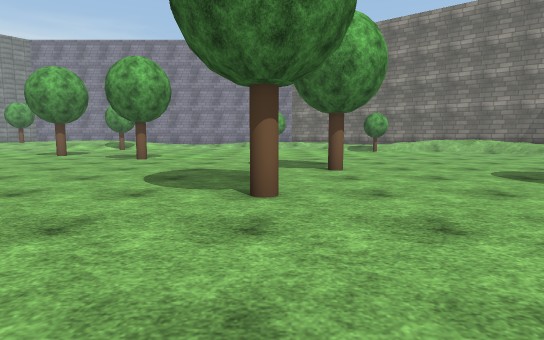
View 1 (above)

22 first-person views from a walk through a scene from a Unity 3-D project. The camera is 1.2 m above the floor, tilts 6° down and sees 80° across. The floor is counted in squares, 2 m on a side. Each view is taken from the middle of a square. On the plan, view 1 faces up. The plan holds only what a view shows up to about 10 squares ahead; the rest is blank. Some trees and plants on the terrain are drawn as simple stand-ins. The player is left out. Surface patterns are stand-ins for the level's own textures.

View 2
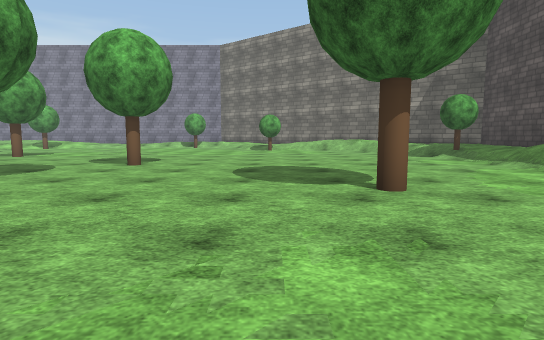

View 3
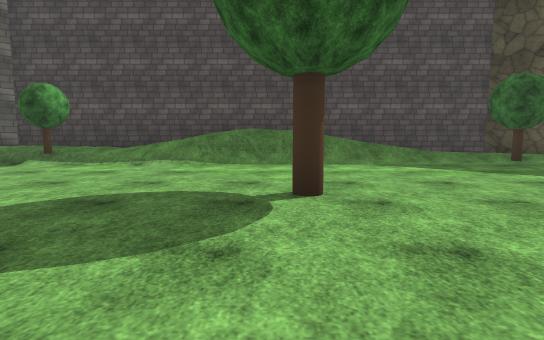

View 4
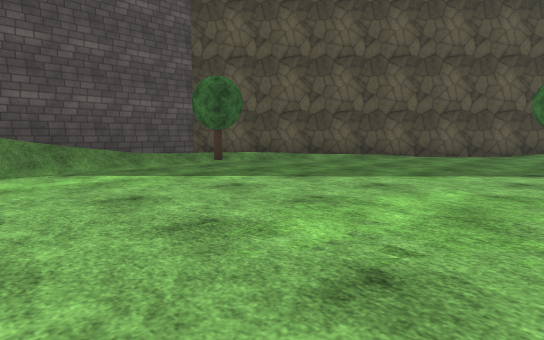

View 5
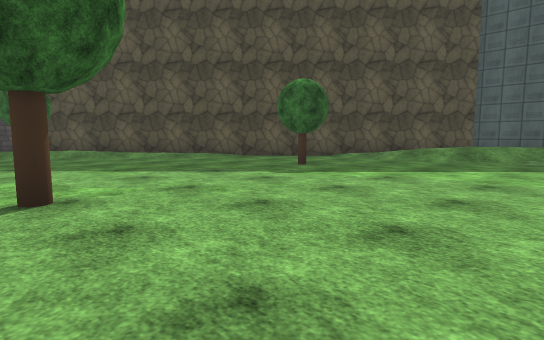

View 6
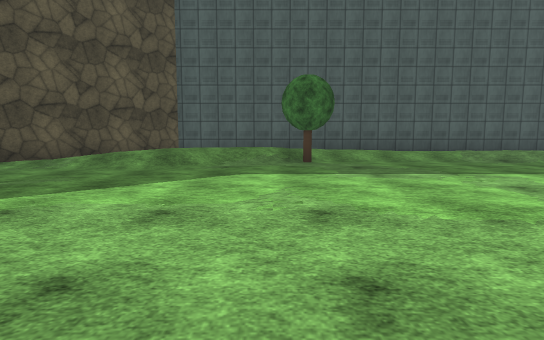

View 7
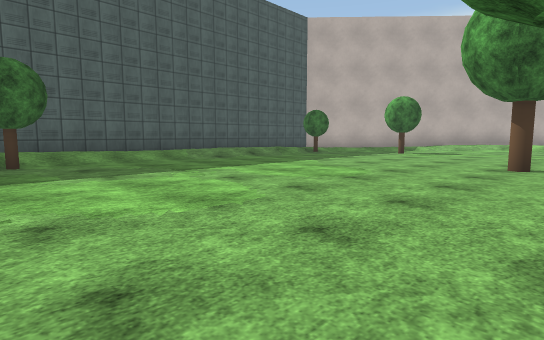

View 8
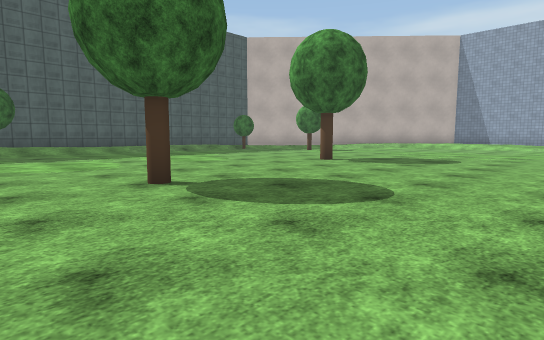

View 9
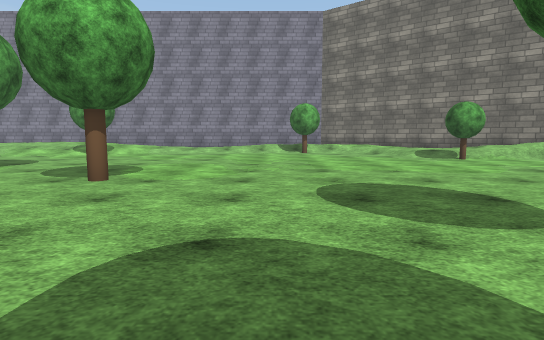

View 10
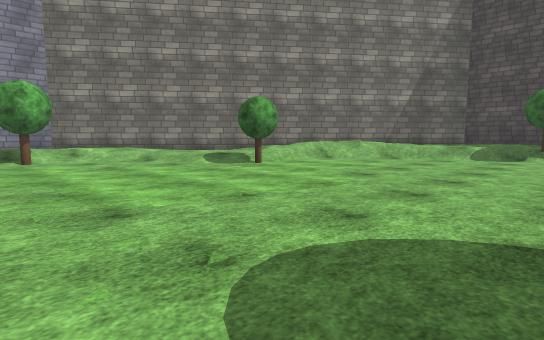

View 11
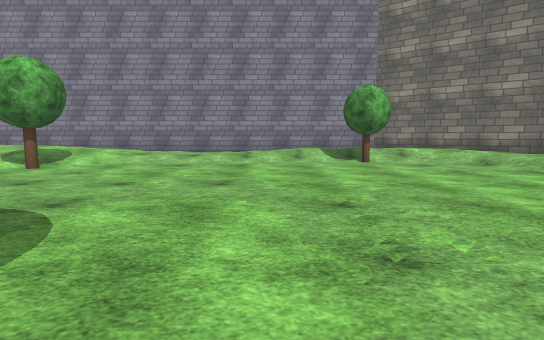

View 12
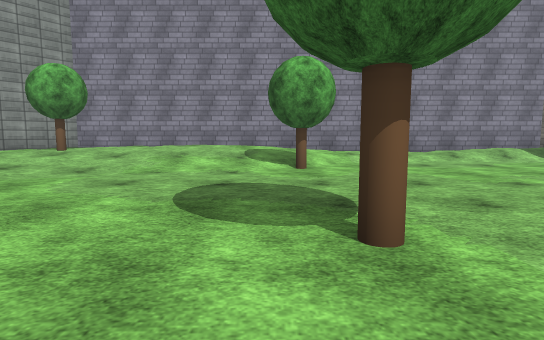

View 13
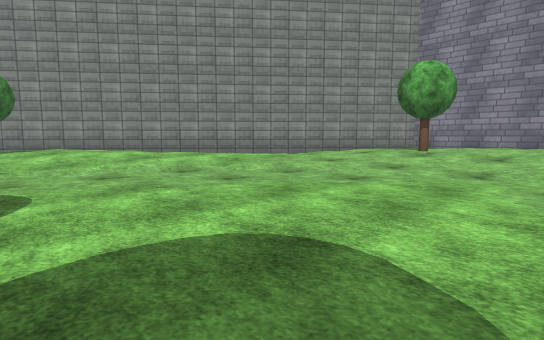

View 14
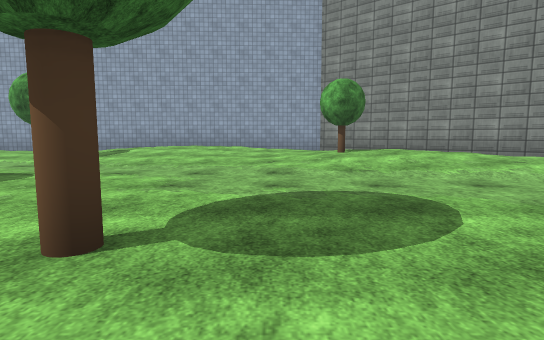

View 15
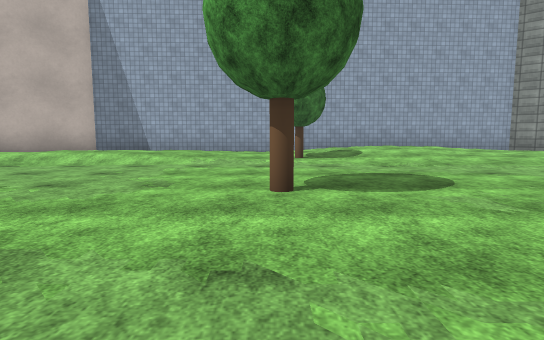

View 16
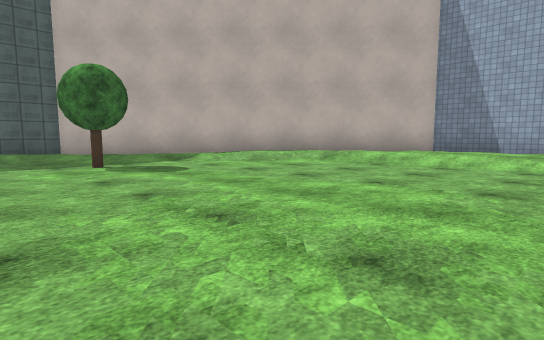

View 17
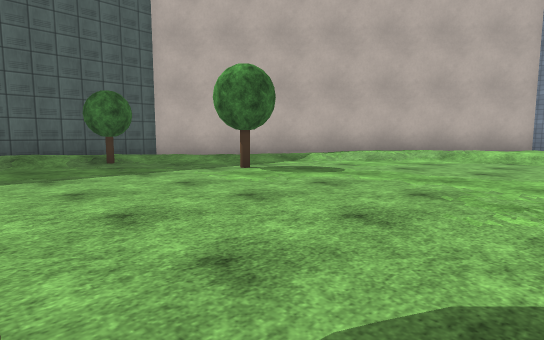

View 18
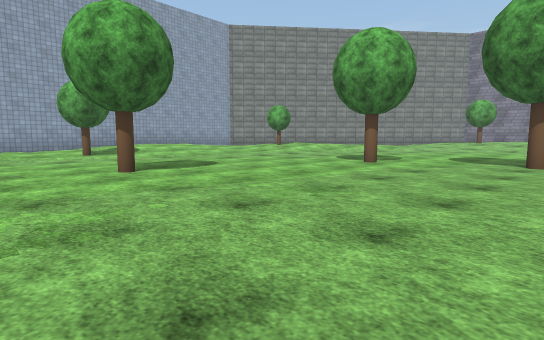

View 19
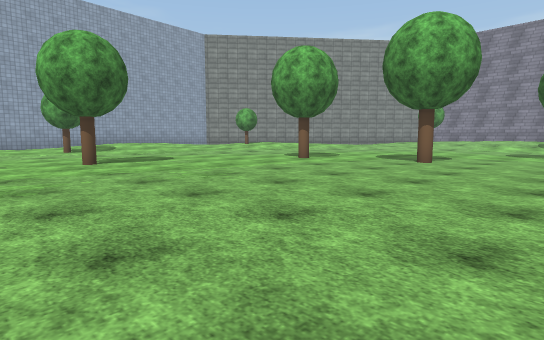

View 20
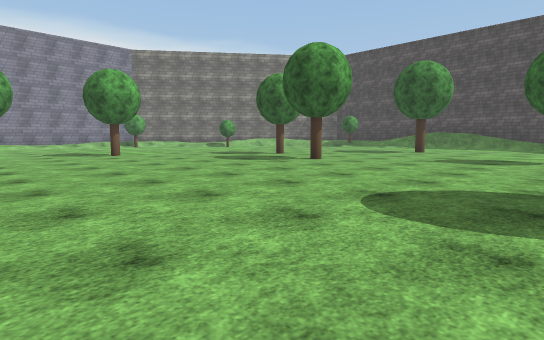

View 21
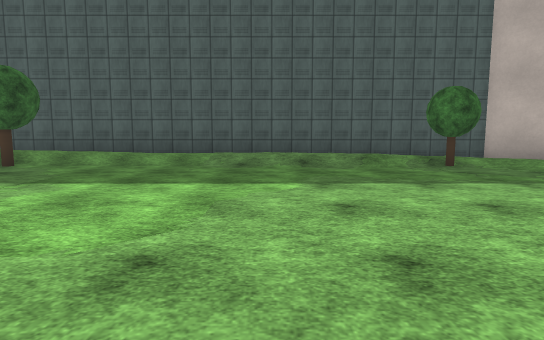

View 22
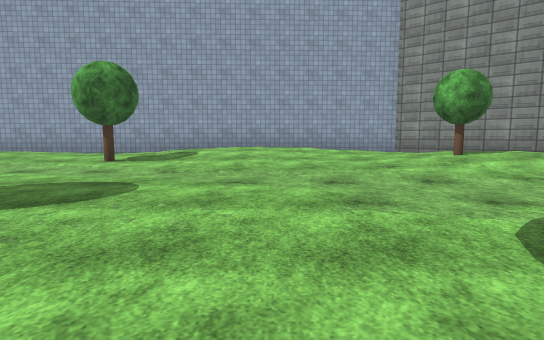

### Floor plan
Key: @ floor where view 1 was taken; # wall or solid block; . main floor; : floor 0.25 m higher than the main floor; + floor 0.5 m higher than the main floor; * floor 0.75 m higher than the main floor; / step, stairs or slope; O other object.
Columns run from 21 left of view 1 to 12 right of it. Each row starts with its distance up from view 1.
 18         ################
 17        #       +::::   ###
 16       #:/ *****/::///O/++##
 15      ##:+O+//////....../++#
 14      #::+/////O........./++##
 13     #::://............../O///
 12   ##:++//..................//*
 11   #//+//....................//
 10  ## +//........O............./*  #
  9 ##:+O//......................./* #
  8 #::+://...........O...........O*/#
  7 #+::::......O................./*/#
  6 #+/::....O............O.......///#
  5 #++//.........................///#
  4 #++//.........................///#
  3 ##+//................O....O...///#
  2  #:O/.........................// #
  1  #::...O......................// #
  0  #::/................@........./ #
 -1  #::/..........................+/#
 -2  #++/..................O......O: #
 -3  #++/.............O.........../  #
 -4  #:+/........O................:##
 -5  ## /......................../##
 -6   # +/..................O.../##
 -7    #:+/.....................##
 -8     #///.O.................##
 -9     ##///.............///.##
-10      ##  //O.......O//*//##
-11        #/ //++////////  ##
-12        ## /   //////// ##
-13          ##############

Positions as (right, up) in squares from view 1, and headings:
1: (0, 0), facing up
2: (4, -1), facing up
3: (2, 3), facing right
4: (3, 2), facing down-right
5: (-1, -1), facing down-right
6: (-1, -3), facing down
7: (-1, -3), facing down-left
8: (-1, 1), facing down-left
9: (-1, 4), facing up
10: (-1, 7), facing up-right
11: (-2, 8), facing up
12: (-7, 8), facing up
13: (-9, 8), facing up-left
14: (-10, 7), facing left
15: (-10, 1), facing left
16: (-10, -1), facing down-left
17: (-8, -3), facing down-left
18: (-8, -1), facing up-left
19: (-6, -1), facing up-left
20: (-7, -2), facing up-right
21: (-7, -4), facing down
22: (-11, 5), facing left
